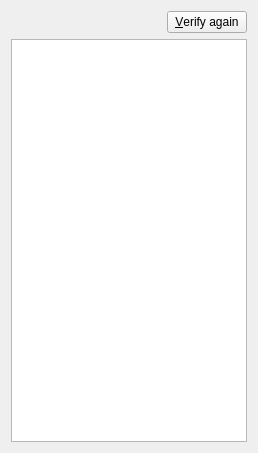
<?xml version="1.0" encoding="UTF-8"?>
<ui version="4.0">
 <class>GGErrorPane</class>
 <widget class="QWidget" name="GGErrorPane">
  <property name="geometry">
   <rect>
    <x>0</x>
    <y>0</y>
    <width>258</width>
    <height>453</height>
   </rect>
  </property>
  <property name="windowTitle">
   <string>Form</string>
  </property>
  <layout class="QVBoxLayout" name="verticalLayout">
   <item>
    <layout class="QHBoxLayout" name="horizontalLayout">
     <item>
      <widget class="QLabel" name="lblCount">
       <property name="text">
        <string notr="true"/>
       </property>
      </widget>
     </item>
     <item>
      <spacer name="horizontalSpacer">
       <property name="orientation">
        <enum>Qt::Horizontal</enum>
       </property>
       <property name="sizeHint" stdset="0">
        <size>
         <width>40</width>
         <height>20</height>
        </size>
       </property>
      </spacer>
     </item>
     <item>
      <widget class="QPushButton" name="btnRefresh">
       <property name="text">
        <string>&amp;Verify again</string>
       </property>
      </widget>
     </item>
    </layout>
   </item>
   <item>
    <widget class="QListWidget" name="lstErrors"/>
   </item>
  </layout>
 </widget>
 <resources/>
 <connections>
  <connection>
   <sender>lstErrors</sender>
   <signal>itemDoubleClicked(QListWidgetItem*)</signal>
   <receiver>GGErrorPane</receiver>
   <slot>showError(QListWidgetItem*)</slot>
   <hints>
    <hint type="sourcelabel">
     <x>116</x>
     <y>186</y>
    </hint>
    <hint type="destinationlabel">
     <x>258</x>
     <y>156</y>
    </hint>
   </hints>
  </connection>
 </connections>
 <slots>
  <slot>showError(QListWidgetItem*)</slot>
 </slots>
</ui>
